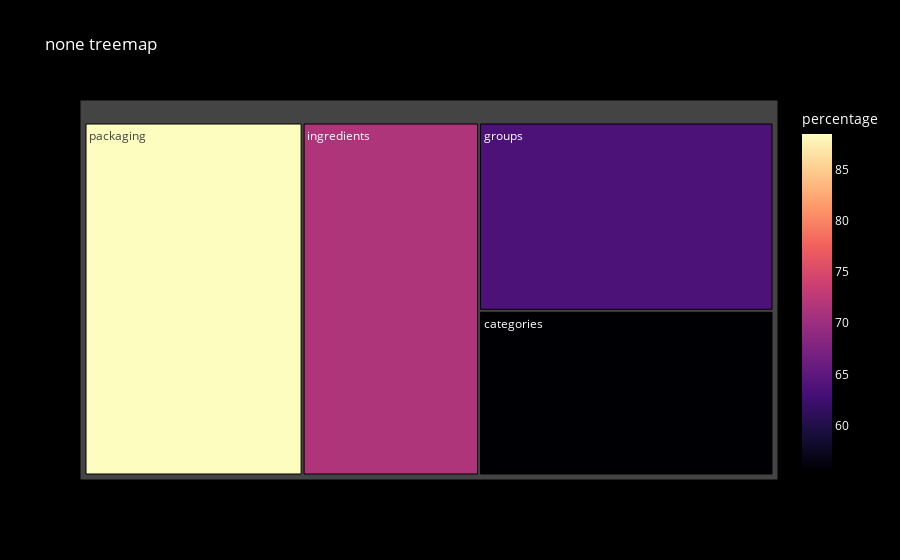

The notebook cell this image was saved under:
### Code cell
data_graph_none = [{'key': key, 'percentage': percentage} for key, percentage in percentages.items()]
df = pd.DataFrame(data_graph_none)
fig = px.treemap(df, path=['key'], values='percentage',
                 color='percentage', color_continuous_scale='Magma',
                 title='none treemap')
fig.update_layout(
    paper_bgcolor='black',  
    plot_bgcolor='black',   
    font_color='white'      
)
fig.show()

### Figure 1 — Plotly figure (JSON) as saved in the notebook; plotly's stock layout.template omitted (floating-point values rounded to 4 significant figures)
{"data": [{"branchvalues": "total", "customdata": [[55.71], [63.68], [71.53], [88.44]], "domain": {"x": [0, 1], "y": [0, 1]}, "hovertemplate": "labels=%{label}<br>percentage_sum=%{value}<br>parent=%{parent}<br>id=%{id}<br>percentage=%{color}<extra></extra>", "ids": ["categories", "groups", "ingredients", "packaging"], "labels": ["categories", "groups", "ingredients", "packaging"], "marker": {"coloraxis": "coloraxis", "colors": [55.71, 63.68, 71.53, 88.44]}, "name": "", "parents": ["", "", "", ""], "type": "treemap", "values": [55.71, 63.68, 71.53, 88.44]}], "layout": {"coloraxis": {"colorbar": {"title": {"text": "percentage"}}, "colorscale": [[0, "#000004"], [0.1111, "#180f3d"], [0.2222, "#440f76"], [0.3333, "#721f81"], [0.4444, "#9e2f7f"], [0.5556, "#cd4071"], [0.6667, "#f1605d"], [0.7778, "#fd9668"], [0.8889, "#feca8d"], [1, "#fcfdbf"]]}, "font": {"color": "white"}, "legend": {"tracegroupgap": 0}, "paper_bgcolor": "black", "plot_bgcolor": "black", "title": {"text": "none treemap"}}}
